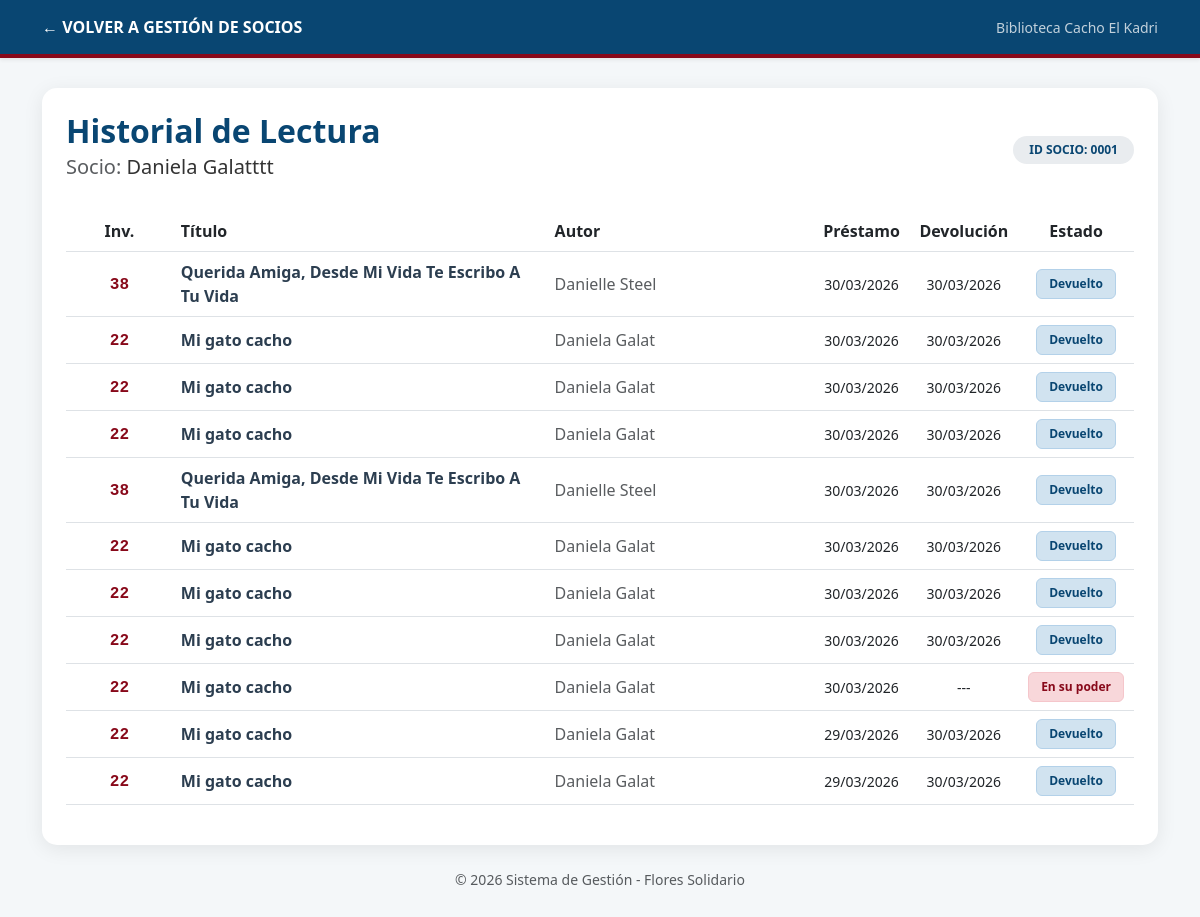
/historial_socio/1, run on an earlier commit of the app's database.
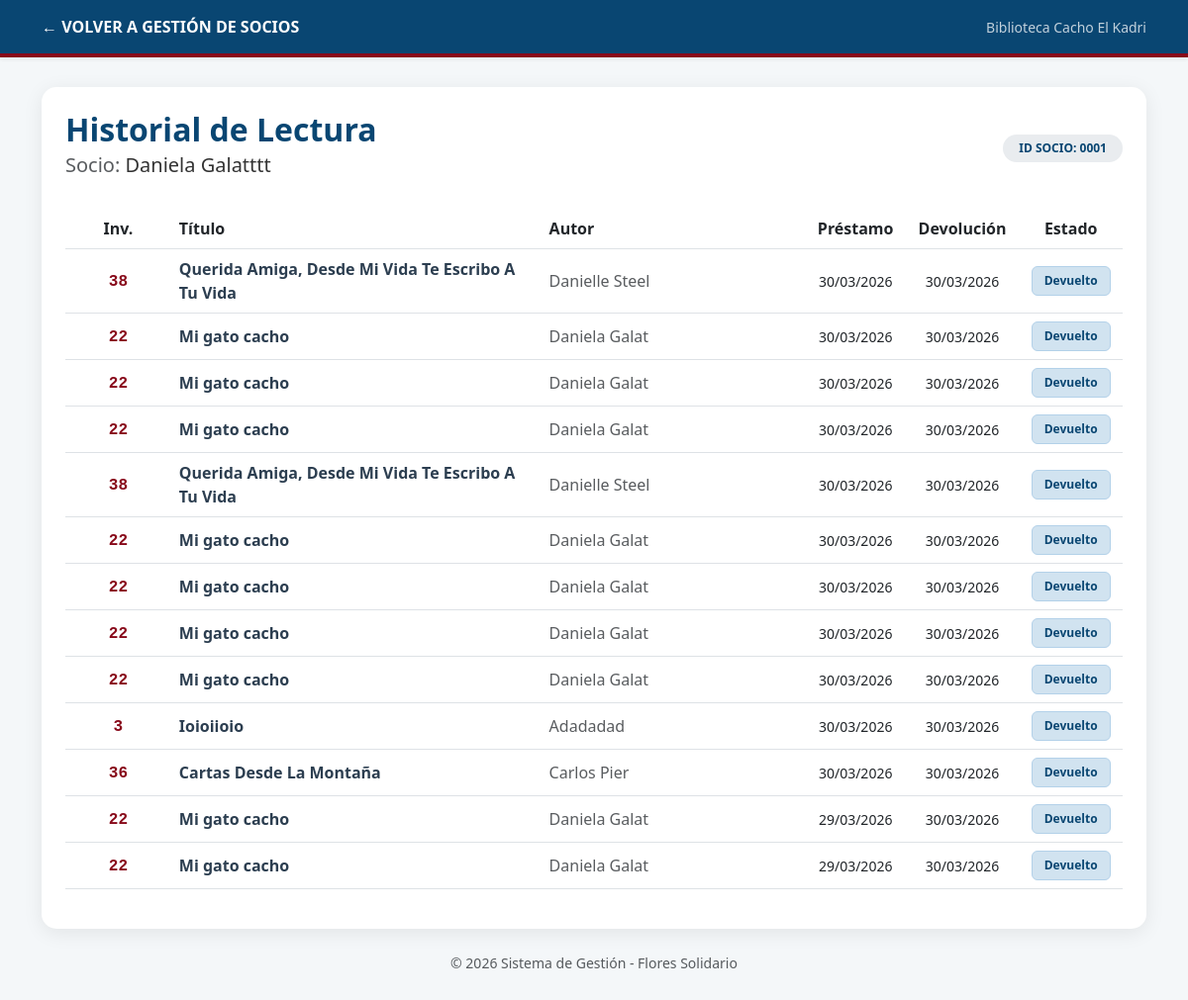
And on a later commit of the database.
### tables this page shows
CREATE TABLE Socios (
            id_socio INTEGER PRIMARY KEY AUTOINCREMENT,
            nombre_completo TEXT NOT NULL,
            telefono TEXT NOT NULL
        );

CREATE TABLE Prestamos (
            id_prestamo INTEGER PRIMARY KEY AUTOINCREMENT,
            id_socio INTEGER,
            nro_inventario INTEGER,
            fecha_prestamo DATE,
            fecha_devolucion DATE,
            FOREIGN KEY (id_socio) REFERENCES Socios (id_socio),
            FOREIGN KEY (nro_inventario) REFERENCES Ejemplares (nro_inventario)
        );

CREATE TABLE Obras (
            mfn INTEGER PRIMARY KEY AUTOINCREMENT,
            titulo TEXT NOT NULL,
            autor TEXT NOT NULL,
            editorial TEXT,
            anio TEXT
        );

### app.py (the view)
@app.route('/historial_socio/<int:id_socio>')
def historial_socio(id_socio):
    conexion = sqlite3.connect("biblioteca.db")
    cursor = conexion.cursor()
    cursor.execute("SELECT nombre_completo FROM Socios WHERE id_socio = ?", (id_socio,))
    nombre_socio = cursor.fetchone()[0]
    cursor.execute('''
        SELECT o.titulo, o.autor, p.fecha_prestamo, p.fecha_devolucion, p.nro_inventario
        FROM Prestamos p
        JOIN Ejemplares e ON p.nro_inventario = e.nro_inventario
        JOIN Obras o ON e.mfn_vinculado = o.mfn
        WHERE p.id_socio = ?
        ORDER BY p.fecha_prestamo DESC
    ''', (id_socio,))
    historial = cursor.fetchall()
    conexion.close()
    return render_template('historial_socio.html',
                           nombre=nombre_socio,
                           historial=historial,
                           id_s=id_socio)

### templates/historial_socio.html (shortened to what this page needs)
<!DOCTYPE html>
<html lang="es">
<head>
    <link href="https://cdn.jsdelivr.net/npm/bootstrap@5.3.0/dist/css/bootstrap.min.css" rel="stylesheet">
</head>
<body>
    <nav class="navbar-san-lorenzo shadow-sm">
        <div class="container d-flex justify-content-between align-items-center">
            <a href="/socios" class="text-white text-decoration-none fw-bold">← VOLVER A GESTIÓN DE SOCIOS</a>
            <span class="text-white small opacity-75">Biblioteca Cacho El Kadri</span>
        </div>
    </nav>
    <div class="container">
        <div class="card card-historial">
            <div class="card-body p-4">
                <div class="row align-items-center mb-4">
                    <div class="col-md-8">
                        <h2 style="color: #094672; font-weight: bold; margin-bottom: 5px;">Historial de Lectura</h2>
                        <h5 class="text-muted">Socio: <span style="color: #333;">{{ nombre }}</span></h5>
                    </div>
                    <div class="col-md-4 text-end">
                        <span class="badge rounded-pill px-3 py-2" style="background-color: #e9ecef; color: #094672;">
                            ID SOCIO: {{ "%04d" | format(id_s) }}
                        </span>
                    </div>
                </div>
                <div class="table-responsive">
                    <table class="table table-hover align-middle">
                        <thead>
                            <tr class="text-center">
                                <th style="width: 10%;">Inv.</th>
                                <th class="text-start" style="width: 35%;">Título</th>
                                <th class="text-start" style="width: 25%;">Autor</th>
                                <th>Préstamo</th>
                                <th>Devolución</th>
                                <th>Estado</th>
                            </tr>
                        </thead>
                        <tbody>
                            {% for registro in historial %}
                            <tr class="text-center">
                                <td><span class="nro-inv">{{ registro[4] }}</span></td>
                                <td class="text-start fw-bold" style="color: #2c3e50;">{{ registro[0] }}</td>
                                <td class="text-start text-muted">{{ registro[1] }}</td>
                                <td class="small">{{ registro[2] }}</td>
                                <td class="small">{{ registro[3] if registro[3] else "---" }}</td>
                                <td>
                                    {% if registro[3] %}
                                        <span class="badge badge-devuelto">Devuelto</span>
                                    {% else %}
                                        <span class="badge badge-prestado">En su poder</span>
                                    {% endif %}
                                </td>
                            </tr>
                            {% else %}
                            <tr>
                                <td colspan="6" class="text-center py-5">
                                    <p class="text-muted mb-0">Este socio no tiene movimientos registrados.</p>
                                </td>
                            </tr>
                            {% endfor %}
                        </tbody>
                    </table>
                </div>
            </div>
        </div>
        <p class="text-center mt-4 mb-5 text-muted small">
            © 2026 Sistema de Gestión - Flores Solidario
        </p>
    </div>
</body>
</html>

### templates/historial_socio.html (style rules this page uses)
body { background-color: #f4f7f9; font-family: 'Segoe UI', Tahoma, Geneva, Verdana, sans-serif; }
.navbar-san-lorenzo { background-color: #094672; padding: 15px; margin-bottom: 30px; border-bottom: 4px solid #88091a; }
.card-historial { border-radius: 15px; border: none; box-shadow: 0 4px 20px rgba(0,0,0,0.08); }
.table thead { background-color: #094672 !important; color: white; }
.badge-devuelto { background-color: #d1e3f0; color: #094672; border: 1px solid #b3d1e9; font-weight: bold; padding: 8px 12px; }
.nro-inv { color: #88091a; font-family: monospace; font-weight: bold; }

What changed in the data, as far as the page shows it:
changed Prestamos (number 9 of 13 on the later page): fecha_devolucion "---" → "30/03/2026"; now shows "Devuelto"; no longer shows "En su poder"
added Prestamos: nro_inventario "3", titulo "Ioioiioio", autor "Adadadad", fecha_prestamo "30/03/2026", fecha_devolucion "30/03/2026", shows "Devuelto"
added Prestamos: nro_inventario "36", titulo "Cartas Desde La Montaña", autor "Carlos Pier", fecha_prestamo "30/03/2026", fecha_devolucion "30/03/2026", shows "Devuelto"
